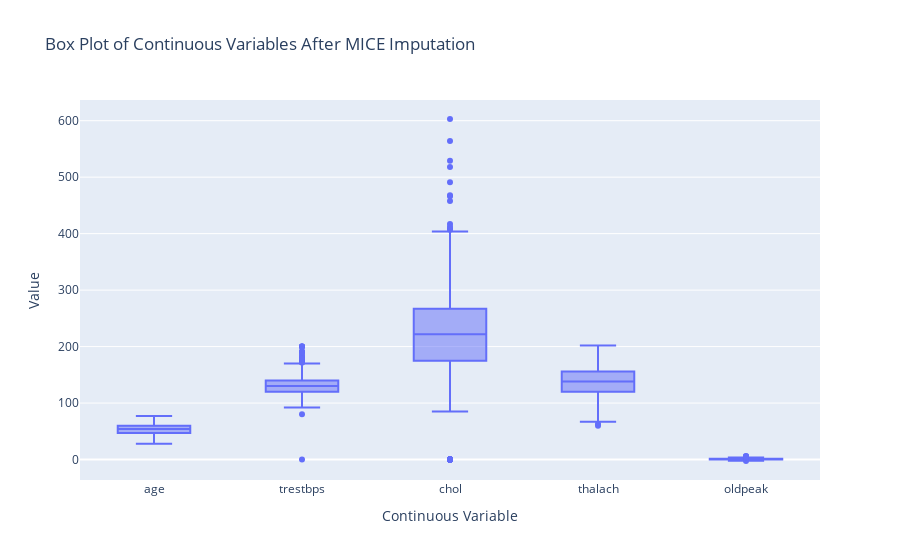

Here is the notebook cell this chart was saved with:
### Code cell
plot_df = df_clean[["age"]+continuous_cols].melt(var_name="variable", value_name="value")

fig_box = px.box(plot_df, x="variable", y="value", 
                 title="Box Plot of Continuous Variables After MICE Imputation")

fig_box.update_layout(xaxis_title="Continuous Variable", yaxis_title="Value",
                      yaxis=dict(range=[-25, None]))

fig_box.show()

### Figure 1 — Plotly figure (JSON) as saved in the notebook; plotly's stock layout.template omitted (floating-point values rounded to 4 significant figures; data arrays with more than 128 entries replaced by an {"elided": "..."} marker saying what was removed)
{"data": [{"alignmentgroup": "True", "hovertemplate": "variable=%{x}<br>value=%{y}<extra></extra>", "legendgroup": "", "marker": {"color": "#636efa"}, "name": "", "notched": false, "offsetgroup": "", "orientation": "v", "showlegend": false, "type": "box", "x": {"elided": "4570 str values"}, "x0": " ", "xaxis": "x", "y": {"elided": "4570 float values"}, "y0": " ", "yaxis": "y"}], "layout": {"boxmode": "group", "legend": {"tracegroupgap": 0}, "title": {"text": "Box Plot of Continuous Variables After MICE Imputation"}, "xaxis": {"anchor": "y", "domain": [0, 1], "title": {"text": "Continuous Variable"}}, "yaxis": {"anchor": "x", "domain": [0, 1], "range": [-25, null], "title": {"text": "Value"}}}}
